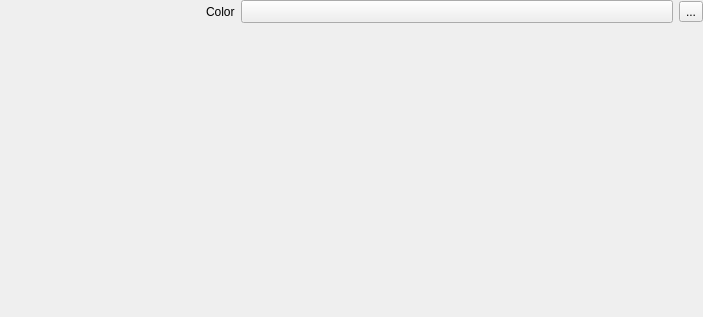
<?xml version="1.0" encoding="UTF-8"?>
<ui version="4.0">
 <class>UnlitMaterialWidgetBase</class>
 <widget class="QWidget" name="UnlitMaterialWidgetBase">
  <property name="geometry">
   <rect>
    <x>0</x>
    <y>0</y>
    <width>703</width>
    <height>317</height>
   </rect>
  </property>
  <property name="windowTitle">
   <string notr="true">Form</string>
  </property>
  <layout class="QGridLayout" name="gridLayout">
   <property name="leftMargin">
    <number>0</number>
   </property>
   <property name="topMargin">
    <number>0</number>
   </property>
   <property name="rightMargin">
    <number>0</number>
   </property>
   <property name="bottomMargin">
    <number>0</number>
   </property>
   <item row="0" column="2">
    <widget class="QgsColorButton" name="btnColor">
     <property name="sizePolicy">
      <sizepolicy hsizetype="Expanding" vsizetype="Fixed">
       <horstretch>0</horstretch>
       <verstretch>0</verstretch>
      </sizepolicy>
     </property>
     <property name="minimumSize">
      <size>
       <width>120</width>
       <height>0</height>
      </size>
     </property>
    </widget>
   </item>
   <item row="0" column="1">
    <widget class="QLabel" name="lblAmbient">
     <property name="text">
      <string>Color</string>
     </property>
    </widget>
   </item>
   <item row="0" column="3">
    <widget class="QgsPropertyOverrideButton" name="mColorDataDefinedButton">
     <property name="text">
      <string>...</string>
     </property>
    </widget>
   </item>
   <item row="1" column="2">
    <spacer name="mVerticalSpacer">
     <property name="orientation">
      <enum>Qt::Orientation::Vertical</enum>
     </property>
     <property name="sizeHint" stdset="0">
      <size>
       <width>20</width>
       <height>40</height>
      </size>
     </property>
    </spacer>
   </item>
   <item row="0" column="0" rowspan="2">
    <widget class="QgsMaterialPreviewWidget" name="mPreviewWidget" native="true">
     <property name="minimumSize">
      <size>
       <width>200</width>
       <height>200</height>
      </size>
     </property>
    </widget>
   </item>
  </layout>
 </widget>
 <customwidgets>
  <customwidget>
   <class>QgsPropertyOverrideButton</class>
   <extends>QToolButton</extends>
   <header>qgspropertyoverridebutton.h</header>
  </customwidget>
  <customwidget>
   <class>QgsColorButton</class>
   <extends>QToolButton</extends>
   <header>qgscolorbutton.h</header>
   <container>1</container>
  </customwidget>
  <customwidget>
   <class>QgsMaterialPreviewWidget</class>
   <extends>QWidget</extends>
   <header>qgsmaterialpreviewwidget.h</header>
   <container>1</container>
  </customwidget>
 </customwidgets>
 <resources/>
 <connections/>
</ui>
